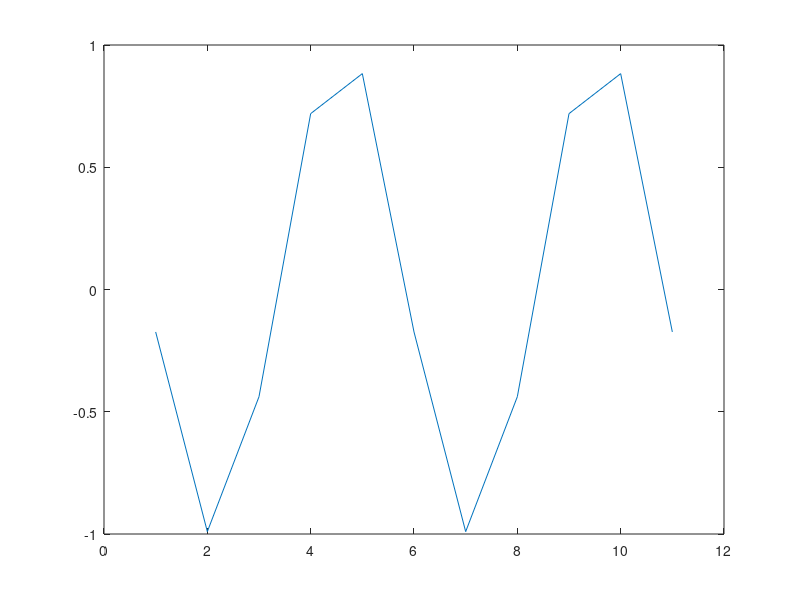

Write MATLAB code to recreate this figure.
samples = [-0.1736 -0.9903 -0.4384 0.7193 0.8829 -0.1736 -0.9903 -0.4384 0.7193 0.8829 -0.1736 ];

%windowed = samples .* triang(length(samples))';
windowed = samples;
N = 6;

f1 = zeros(N, 1); f1(1) = N * windowed(N);
f2 = zeros(N, 1); f2(1) = 0;
    
for i = 1:N-1
    %fprintf('%d * x(%d) + %d * x(%d)\n', N-i, N+i, i, i);
    fprintf('%d * %f + %d * %f\n', N-i, windowed(N+i), i, windowed(i));
    f1(i+1) = (N - i) * windowed(N + i);
    f2(i+1) = i       * windowed(i);
end


m = [-0.1736 -0.9903 -0.4384 0.7193 0.8829 -0.1736;
-0.1736 -0.9903 -0.4384 0.7193 0.8829 0.8829;
-0.1736 -0.9903 -0.4384 0.7193 0.7193 0.8829;
-0.1736 -0.9903 -0.4384 -0.4384 0.7193 0.8829;
-0.1736 -0.9903 -0.9903 -0.4384 0.7193 0.8829;
-0.1736 -0.1736 -0.9903 -0.4384 0.7193 0.8829];

%f1 + f2
sum(m, 1)

figure; plot(samples);